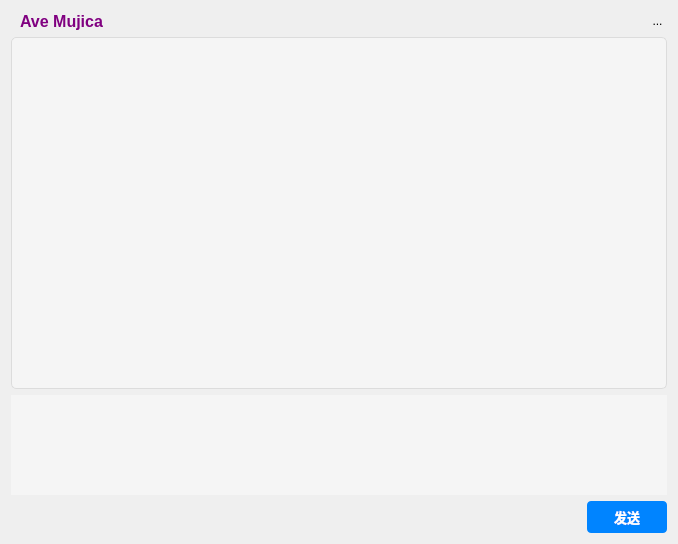
<?xml version="1.0" encoding="UTF-8"?>
<ui version="4.0">
 <class>PrivateChat</class>
 <widget class="QWidget" name="PrivateChat">
  <property name="geometry">
   <rect>
    <x>0</x>
    <y>0</y>
    <width>678</width>
    <height>544</height>
   </rect>
  </property>
  <property name="windowTitle">
   <string>私聊ing...</string>
  </property>
  <property name="windowIcon">
   <iconset resource="imgs.qrc">
    <normaloff>:/img/kita2.jpg</normaloff>:/img/kita2.jpg</iconset>
  </property>
  <property name="styleSheet">
   <string notr="true">/* 主窗口 */
QMainWindow{
    background-color: #f5f5f5;  /* QQ风格的浅灰色背景 */
    font-family: &quot;Microsoft YaHei&quot;, &quot;Segoe UI&quot;, sans-serif;
    font-size: 12px;
}

QToolButton{
	background-color: rgba(0, 0, 0,0);
	border: none;
}

QToolButton#btnClose:hover{
	background-color: rgb(255, 0, 0);
}

/* 应用标题 */
#labelTitle {
    color: purple;
    font-size: 16px;
    font-weight: bold;
    padding-left: 5px;
}

QTextEdit#Edit_communicate{
	background-color: #f5f5f5;
    border: 1px solid #dcdcdc;
	border-radius: 5px;
    padding: 5px;
    selection-background-color: #e0f0ff;
    selection-color: black;
}

/* 聊天输入框 */
QTextEdit#say_textEdit {
    background-color: #f5f5f5;
    font-size: 13px;
	border:none;
}

/* 发送按钮 */
#btnSay {
    background-color: #0084ff;  /* QQ蓝色 */
    color: white;
    border: none;
    border-radius: 4px;
    font-size: 13px;
    font-weight: 500;
    min-width: 80px;
    min-height: 32px;
}

#btnSay:hover {
    background-color: #0073e6;
}

#btnSay:pressed {
    background-color: #005bbf;
}</string>
  </property>
  <layout class="QGridLayout" name="gridLayout">
   <item row="0" column="0">
    <layout class="QHBoxLayout" name="horizontalLayout">
     <item>
      <widget class="QLabel" name="labelTitle">
       <property name="text">
        <string>Ave Mujica</string>
       </property>
      </widget>
     </item>
     <item>
      <spacer name="horizontalSpacer">
       <property name="orientation">
        <enum>Qt::Horizontal</enum>
       </property>
       <property name="sizeHint" stdset="0">
        <size>
         <width>40</width>
         <height>20</height>
        </size>
       </property>
      </spacer>
     </item>
     <item>
      <widget class="QToolButton" name="btnClose">
       <property name="text">
        <string>...</string>
       </property>
       <property name="icon">
        <iconset resource="imgs.qrc">
         <normaloff>:/img/close.png</normaloff>:/img/close.png</iconset>
       </property>
      </widget>
     </item>
    </layout>
   </item>
   <item row="1" column="0">
    <layout class="QVBoxLayout" name="verticalLayout">
     <property name="spacing">
      <number>5</number>
     </property>
     <item>
      <widget class="QWidget" name="widget_bottom" native="true">
       <layout class="QGridLayout" name="gridLayout_3">
        <property name="leftMargin">
         <number>0</number>
        </property>
        <property name="topMargin">
         <number>0</number>
        </property>
        <property name="rightMargin">
         <number>0</number>
        </property>
        <property name="bottomMargin">
         <number>0</number>
        </property>
        <item row="3" column="0">
         <layout class="QHBoxLayout" name="horizontalLayout_4">
          <item>
           <spacer name="horizontalSpacer_2">
            <property name="orientation">
             <enum>Qt::Horizontal</enum>
            </property>
            <property name="sizeHint" stdset="0">
             <size>
              <width>40</width>
              <height>20</height>
             </size>
            </property>
           </spacer>
          </item>
          <item>
           <widget class="QPushButton" name="btnSay">
            <property name="text">
             <string>发送</string>
            </property>
           </widget>
          </item>
         </layout>
        </item>
        <item row="2" column="0">
         <widget class="QTextEdit" name="say_textEdit">
          <property name="minimumSize">
           <size>
            <width>600</width>
            <height>0</height>
           </size>
          </property>
          <property name="maximumSize">
           <size>
            <width>700</width>
            <height>100</height>
           </size>
          </property>
         </widget>
        </item>
        <item row="1" column="0">
         <widget class="QTextEdit" name="Edit_communicate">
          <property name="minimumSize">
           <size>
            <width>600</width>
            <height>350</height>
           </size>
          </property>
          <property name="maximumSize">
           <size>
            <width>700</width>
            <height>16777215</height>
           </size>
          </property>
         </widget>
        </item>
       </layout>
      </widget>
     </item>
    </layout>
   </item>
  </layout>
 </widget>
 <resources>
  <include location="imgs.qrc"/>
 </resources>
 <connections/>
</ui>
